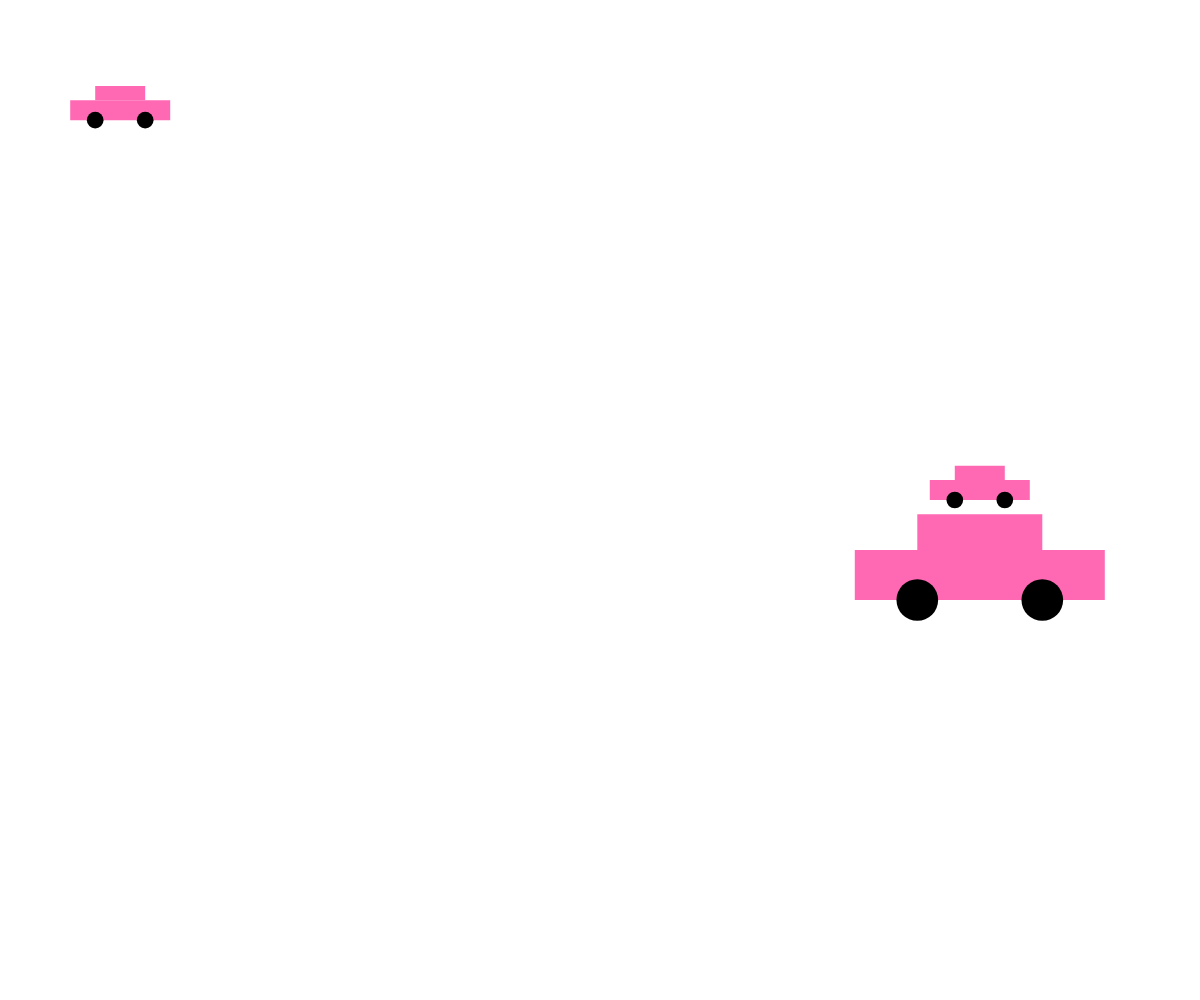
Frame 1 (no input)
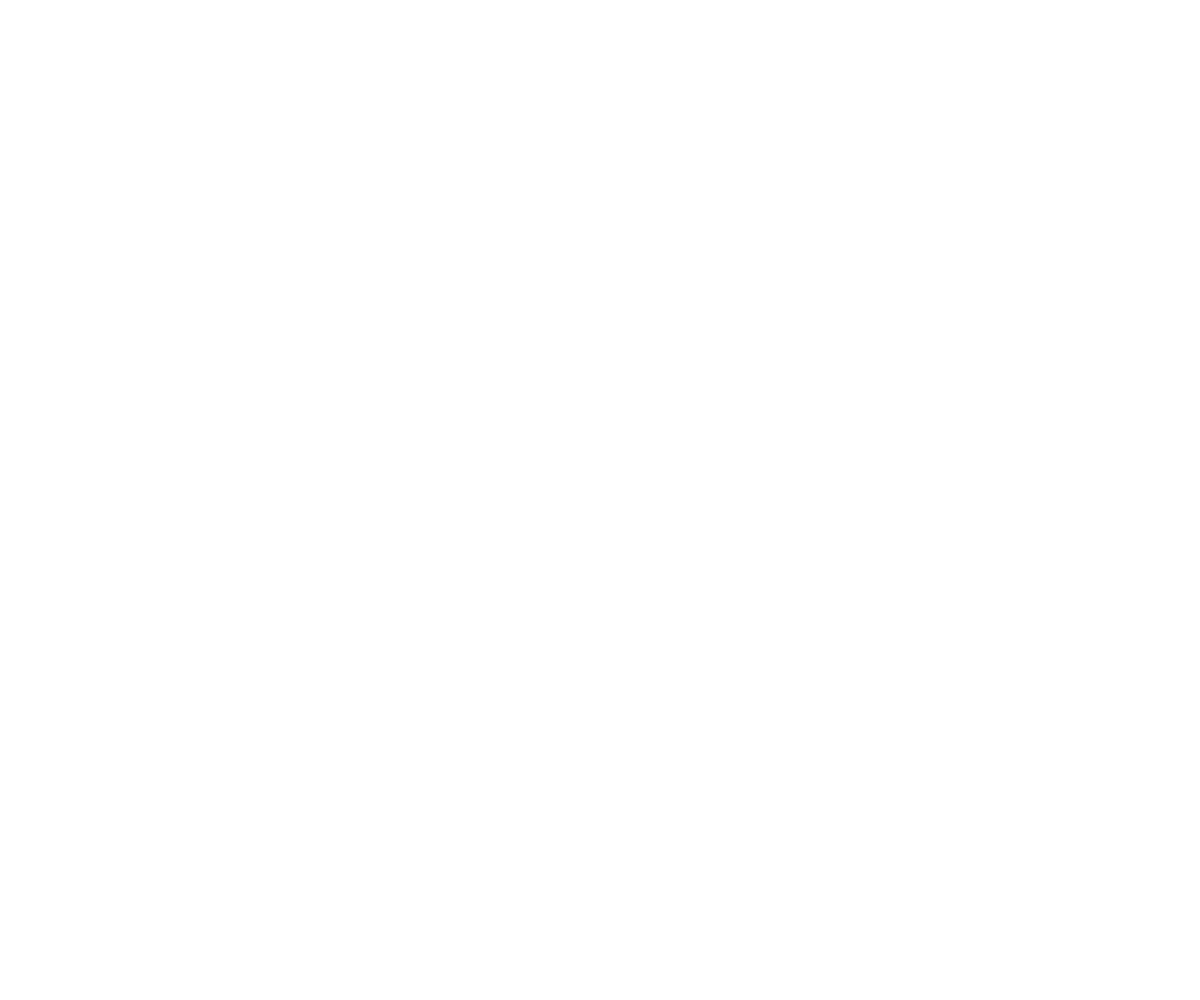
Frame 60 (no input)
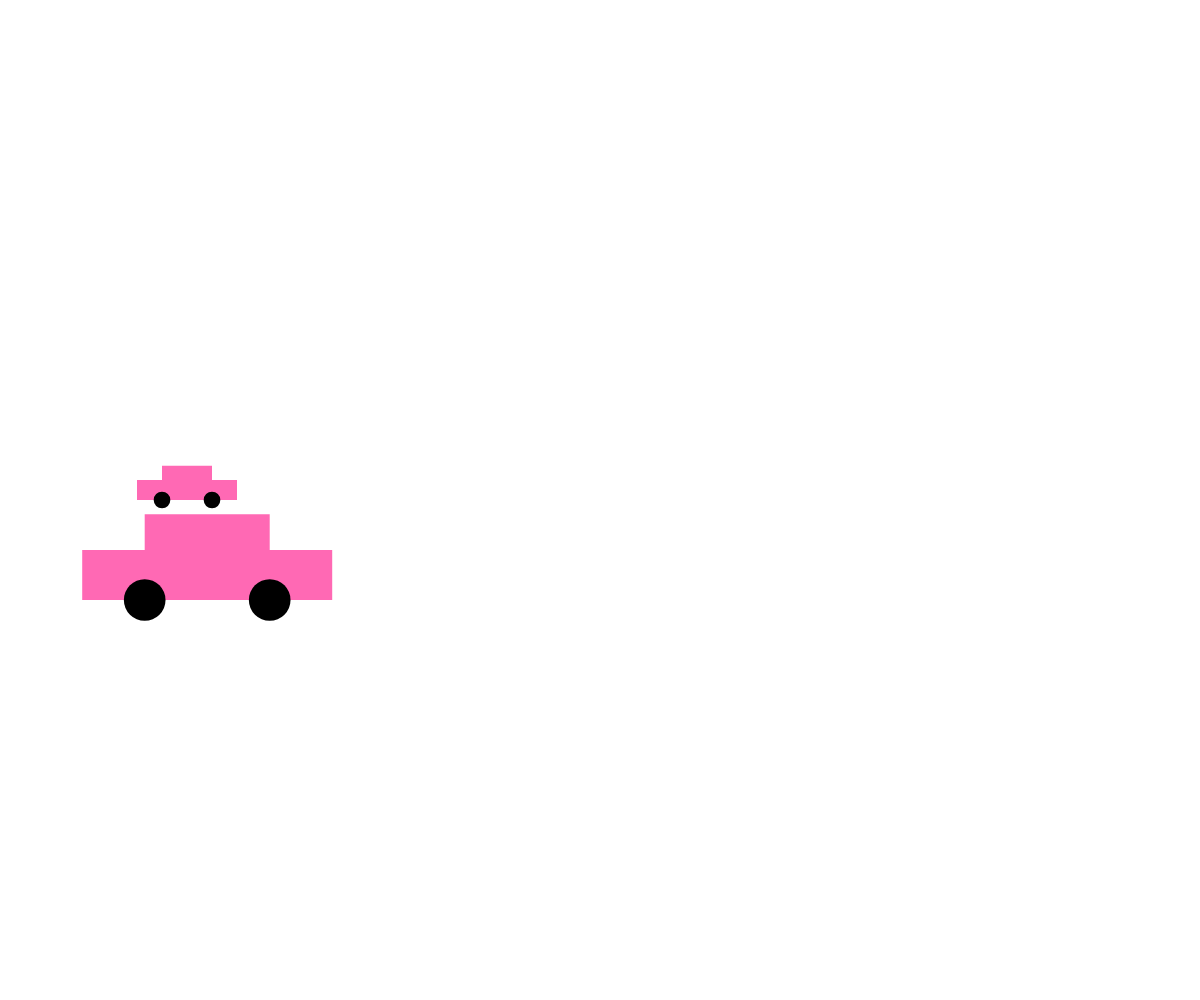
Frame 120 (the mouse pressed at the canvas centre since frame 60)

The p5.js sketch that drew these frames (run headless with seeded random() and noise() and a simulated clock; from frame 60 on, the mouse is pressed at the canvas centre):

// p5.js sketch
// ── sketch.js
const canvasWidth = window.innerWidth;
const canvasHeight = window.innerHeight;

// feel free to change these values as you like!
const c1 = {
    x: 100,
    y: 100,
    width: 100,
    speed: 20.2,
    color: 'hotpink'
};
const c2 = {
    x: 1000,
    y: 500,
    width: 100,
    speed: -20.2,
    color: 'hotpink'
};
const c3 = {
    x: 1000,
    y: 600,
    width: 250,
    speed: -20.2,
    color: 'hotpink'
};



// required to set up the canvas:
function setup() {
    createCanvas(canvasWidth, canvasHeight);
}


// animation loop:
function draw() {
    // clear the canvas:
    clear();

    // move the car:
    if (c1.x > canvasWidth) {
        c1.x = -100
    } if (c2.x < -100) {
        c2.x = 1500
    }
    if (c3.x < -120) {
        c3.x = 1500
    }
    c1.x += c1.speed;
    c1.y += c1.speed
    c2.x += c2.speed;
    c3.x += c3.speed;


    // redraw the car:
    drawCar(c1.x, c1.y, c1.width, c1.color);
    drawCar(c2.x, c2.y, c2.width, c2.color);
    drawCar(c3.x, c3.y, c3.width, c3.color);


    // draw the grid (optional -- feel free to remove this line):

}


// this function's job is to draw a car based on the 
// parameters the user passes in (x, y, size, fillColor, and wheelColor)
function drawCar(x, y, size, fillColor, wheelColor = 'black') {
    strokeWeight(0);

    // body
    fill(fillColor);
    rect(x - size / 4, y - (size / 5 + size / 7), size / 2, size / 7); // top
    rect(x - size / 2, y - size / 5, size, size / 5); // bottom

    // wheels:
    fill(wheelColor);
    circle(x - size / 4, y, size / 6);
    circle(x + size / 4, y, size / 6);
}
